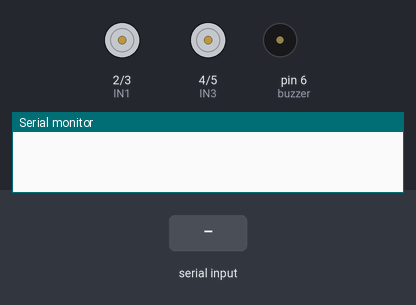
The sketch below on a simulated Arduino Uno, built with avr-gcc and run on an emulated ATmega328P. On the bench: motor-driver pin pairs drawn as motors (green arrow = first pin HIGH = forward, orange = second pin HIGH = backward, longer = more drive), buzzer (waves = sounding, pin HIGH), the last lines printed to the serial monitor. Inputs (shaded band) come from the test bench.

Above: at 1.2 s.
1.3 s: "forward" received over Serial
At 1.7 s:
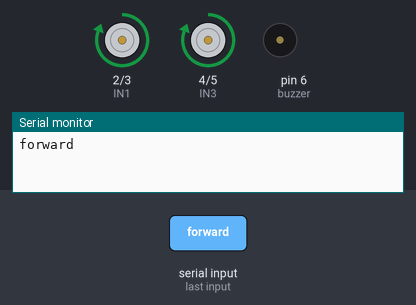
2.8 s: "backward" received over Serial
At 3.2 s:
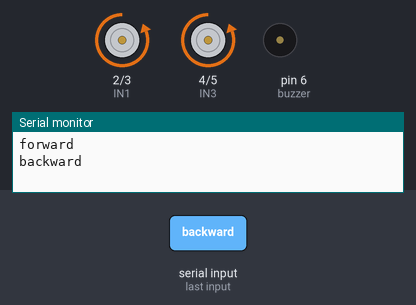
4.3 s: "left" received over Serial
At 5.3 s:
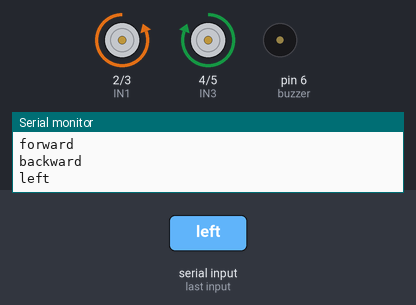
5.8 s: "right" received over Serial
At 6.8 s:
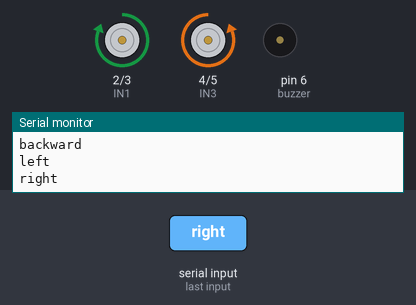
7.3 s: "stop" received over Serial
At 7.6 s:
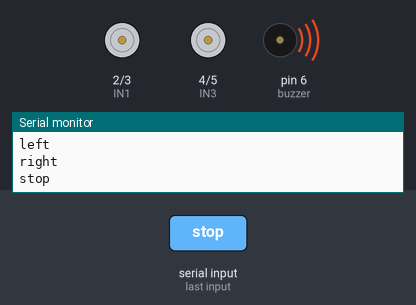
Timing chart, 0 to 10.3 s (numbered marks = the images above; inputs shaded):
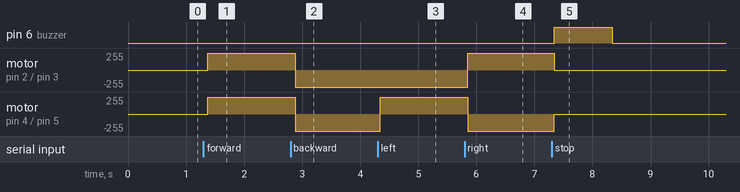

The sketch:

main.ino
```cpp
//Date: 11/06/22
//Voice controlled Bluetooth car
//Author: Jawahar B
#include <SoftwareSerial.h>
String t;

#define buzzer 6
#define IN1 2
#define IN2 3
#define IN3 4
#define IN4 5

//RX 0
// TX 1
void setup() {
pinMode(2,OUTPUT);   //left motors forward
pinMode(3,OUTPUT);   //left motors reverse
pinMode(4,OUTPUT);   //right motors forward
pinMode(5,OUTPUT);   //right motors reverse
pinMode(6,OUTPUT);
SoftwareSerial mySerial(0, 1); // RX TX
Serial.begin(9600);

}

void loop() {

  while (Serial.available()){ //Check if there is an available byte to read
     delay(10); //Delay added to make thing stable
    char c = Serial.read(); //Conduct a serial read
    if (c == '#') {break;} //Exit the loop when the # is detected after the word
    t += c; //Shorthand for voice = voice + c
  }
  if (t.length() > 0){
Serial.println(t);

if(t =="forward"){            //move forward(all motors rotate in forward direction)

  digitalWrite(IN1, HIGH);
  digitalWrite(IN2, LOW);
  digitalWrite(IN3, HIGH);
  digitalWrite(IN4, LOW);

}

else if(t == "backward"){      //move reverse (all motors rotate in reverse direction)
  digitalWrite(IN1, LOW);
  digitalWrite(IN2, HIGH);
  digitalWrite(IN3, LOW);
  digitalWrite(IN4, HIGH);

}

else if(t == "left"){      //turn right (left side motors rotate in forward direction, right side motors doesn't rotate)
  digitalWrite(IN1, LOW);
  digitalWrite(IN2, HIGH);
  digitalWrite(IN3, HIGH);
  digitalWrite(IN4, LOW);

}

else if(t == "right"){      //turn left (right side motors rotate in forward direction, left side motors doesn't rotate)
  digitalWrite(IN1, HIGH);
  digitalWrite(IN2, LOW);
  digitalWrite(IN3, LOW);
  digitalWrite(IN4, HIGH);

}

else if(t == "stop"){      //STOP (all motors stop)
  digitalWrite(IN1, LOW);
  digitalWrite(IN2, LOW);
  digitalWrite(IN3, LOW);
  digitalWrite(IN4, LOW);
 digitalWrite(buzzer, HIGH);
  delay(1000);
 digitalWrite(buzzer,LOW);
}
delay(1);
t="";
}
}
```

Measured:
- after the input at 1.3 s, motor on pin 2 (IN1) / pin 3 (IN2), motor on pin 4 (IN3) / pin 5 (IN4): stopped → forward 255/255 after 0.07 s
- after the input at 2.8 s, motor on pin 2 (IN1) / pin 3 (IN2), motor on pin 4 (IN3) / pin 5 (IN4): forward 255/255 → backward 255/255 after 0.08 s
- after the input at 4.3 s, motor on pin 4 (IN3) / pin 5 (IN4): backward 255/255 → forward 255/255 at once
- after the input at 5.8 s, motor on pin 2 (IN1) / pin 3 (IN2): backward 255/255 → forward 255/255 after 0.05 s; motor on pin 4 (IN3) / pin 5 (IN4): forward 255/255 → backward 255/255 after 0.05 s
- after the input at 7.3 s, pin 6 (buzzer): LOW → HIGH at once, → LOW 1.0 s later; motor on pin 2 (IN1) / pin 3 (IN2): forward 255/255 → stopped at once; motor on pin 4 (IN3) / pin 5 (IN4): backward 255/255 → stopped at once
